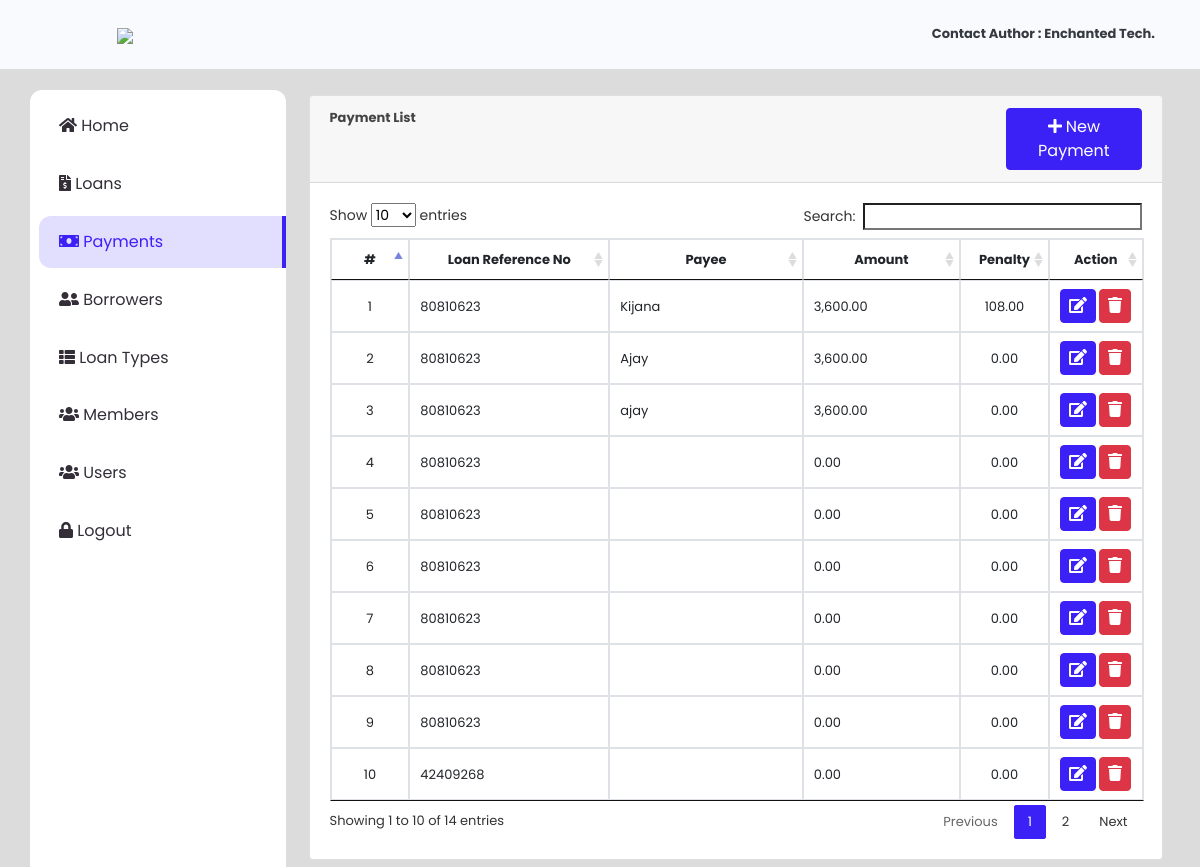
/index.php?page=payments (signed in), run on the app's committed database.
### tables this page shows
CREATE TABLE `payments` (
  `id` int(30) NOT NULL,
  `loan_id` int(30) NOT NULL,
  `payee` text NOT NULL,
  `amount` float NOT NULL DEFAULT 0,
  `penalty_amount` float NOT NULL DEFAULT 0,
  `overdue` tinyint(1) NOT NULL DEFAULT 0 COMMENT '0=no , 1 = yes',
  `date_created` datetime NOT NULL DEFAULT current_timestamp()
);

CREATE TABLE `loan_list` (
  `id` int(30) NOT NULL,
  `ref_no` varchar(50) NOT NULL,
  `loan_type_id` int(30) NOT NULL,
  `borrower_id` int(30) NOT NULL,
  `purpose` text NOT NULL,
  `amount` double NOT NULL,
  `plan_id` int(30) NOT NULL,
  `status` tinyint(1) NOT NULL DEFAULT 0 COMMENT '0= request, 1= confrimed,2=released,3=complteted,4=denied\r\n',
  `date_released` datetime NOT NULL,
  `date_created` datetime NOT NULL DEFAULT current_timestamp() ON UPDATE current_timestamp()
);

### payments.php (the view, shortened to what this page needs)
<?php include 'db_connect.php' ?>
<div class="container-fluid">
	<div class="col-lg-12">
		<div class="card">
			<div class="card-header">
				<large class="card-title">
					<b>Payment List</b>
					<button class="btn btn-primary  col-md-2 float-right" type="button" id="new_payments"><i class="fa fa-plus"></i> New Payment</button>
				</large>
			</div>
			<div class="card-body">
				<table class="table table-bordered" id="loan-list">
					<colgroup>
						<col width="10%">
						<col width="25%">
						<col width="25%">
						<col width="20%">
						<col width="10%">
						<col width="10%">
					</colgroup>
					<thead>
						<tr>
							<th class="text-center">#</th>
							<th class="text-center">Loan Reference No</th>
							<th class="text-center">Payee</th>
							<th class="text-center">Amount</th>
							<th class="text-center">Penalty</th>
							<th class="text-center">Action</th>
						</tr>
					</thead>
					<tbody>
						<?php
							$i=1;
							$qry = $conn->query("SELECT p.*,l.ref_no,concat(b.lastname,', ',b.firstname,' ',b.middlename)as name, b.contact_no, b.address from payments p inner join loan_list l on l.id = p.loan_id inner join borrowers b on b.id = l.borrower_id  order by p.id asc");
							while($row = $qry->fetch_assoc()):
						 ?>
						 <tr>
						 	<td class="text-center"><?php echo $i++ ?></td>
						 	<td>
						 		<?php echo $row['ref_no'] ?>
						 	</td>
						 	<td>
						 		<?php echo $row['payee'] ?>
						 	</td>
						 	<td>
						 		<?php echo number_format($row['amount'],2) ?>
						 	</td>
						 	<td class="text-center">
						 		<?php echo number_format($row['penalty_amount'],2) ?>
						 	</td>
						 	<td class="text-center">
						 			<button class="btn btn-primary edit_payment" type="button" data-id="<?php echo $row['id'] ?>"><i class="fa fa-edit"></i></button>
						 			<button class="btn btn-danger delete_payment" type="button" data-id="<?php echo $row['id'] ?>"><i class="fa fa-trash"></i></button>
						 	</td>
						 </tr>
						<?php endwhile; ?>
					</tbody>
				</table>
			</div>
		</div>
	</div>
</div>

### assets/css/style.css (style rules this page uses)
body { font-family: "Poppins", sans-serif; color: #444444; width: 100%; height: calc(100%); font-size: .813rem; background-color: #f9fafe; }
.btn-primary { color: #fff; background-color: #3c21f7; border-color: #3c21f7; }
.btn.edit_course, .btn.delete_course, .btn.view_payment, .btn.edit_fees, .btn.delete_fees, .btn.edit_student, .btn.delete_student, .btn.edit_payment, .btn.delete_payment, .btn.delete_loan, .btn.edit_loan, .btn.delete_plan, .btn.edit_plan, .btn.delete_borrower, .btn.edit_borrower, .btn.edit_ltype, .btn.delete_ltype { padding: 4px 8px; }
.table-bordered td, .table-bordered th { white-space: nowrap; }

### index.php (style rules this page uses)
body { background: #80808045; }

### payments.php (style rules this page uses)
td { vertical-align: middle !important; }

### data on the page
payments: loan_list.ref_no "80810623", payee "Kijana", amount "3,600.00", penalty_amount "108.00"
payments: loan_list.ref_no "80810623", payee "Ajay", amount "3,600.00", penalty_amount "0.00"
payments: loan_list.ref_no "80810623", payee "ajay", amount "3,600.00", penalty_amount "0.00"
payments: loan_list.ref_no "80810623", amount "0.00", penalty_amount "0.00"
payments: loan_list.ref_no "80810623", amount "0.00", penalty_amount "0.00"
payments: loan_list.ref_no "80810623", amount "0.00", penalty_amount "0.00"
payments: loan_list.ref_no "80810623", amount "0.00", penalty_amount "0.00"
payments: loan_list.ref_no "80810623", amount "0.00", penalty_amount "0.00"
payments: loan_list.ref_no "80810623", amount "0.00", penalty_amount "0.00"
payments: loan_list.ref_no "42409268", amount "0.00", penalty_amount "0.00"
